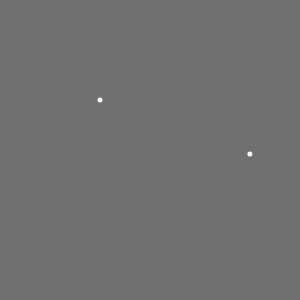
Frame 1 (no input)
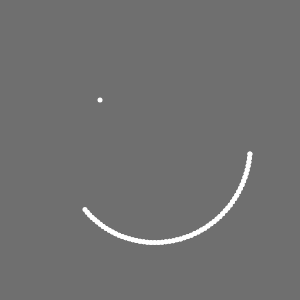
Frame 60 (no input)
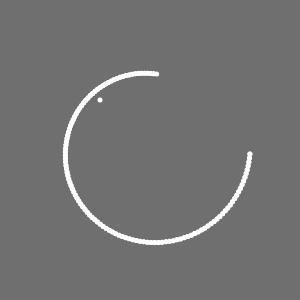
Frame 120 (the mouse pressed at the canvas centre since frame 60)

The p5.js sketch that drew these frames (run headless with seeded random() and noise() and a simulated clock; from frame 60 on, the mouse is pressed at the canvas centre):

// p5.js sketch
// ── sketch.js
var r = 100;
var x0 = 0;
var y0 = 0;
var x = 100;
var y = 100;
var angle = 0;

function setup() {
	createCanvas(300, 300);
	background(111);
	stroke(255);
	x0 = width / 2;
	y0 = height / 2;
}

function draw() {
	//background(50,11);
	strokeWeight(5);

	point(x, y);
	angle += .04;
	x = x0 + r * cos(angle);
	y = y0 + r * sin(angle);
	r = r - .2;
	//line(x0, y0, x, y);
	if (r < 0) {
		stroke(200, 20, 0, 30);
	}

	point(x, y);

}
